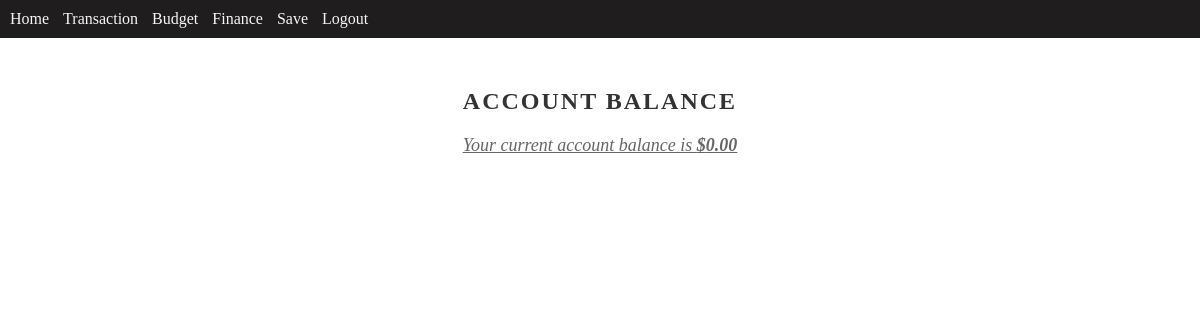
Page / (signed in) on the earlier database version.
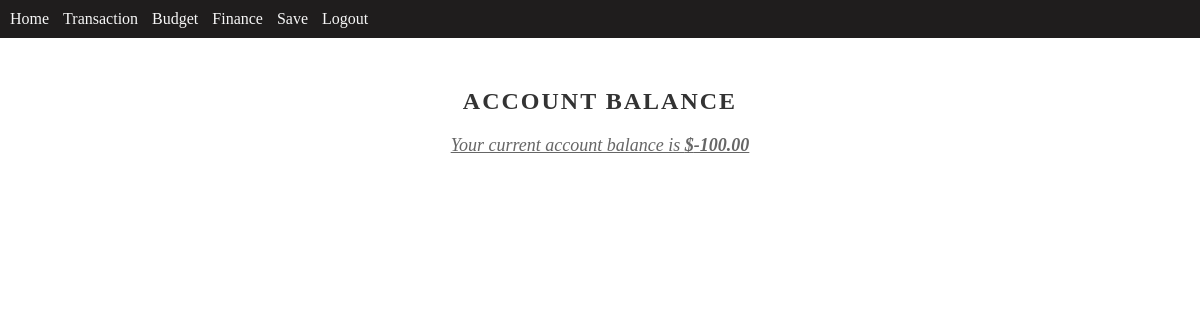
Same page on the later database version.
### user/models.py (models this page shows, shortened)
class CustomUser(AbstractUser):
    is_active = models.BooleanField(default=True)
    balance = models.DecimalField(max_digits=20, decimal_places=2, default=0)
    objects = UserManager()

### frontend/views.py (the view)
# urls.py: path('', views.index, name='home'),
@login_required(login_url='/log/')
def index(request):
    return render(request, 'balance.html', {'balance': request.user.balance})

### frontend/templates/balance.html (shortened to what this page needs)
{% extends 'base.html' %}
{% load static %}
{% block extra %}
    <link rel="stylesheet" href="{% static 'css/balance.css' %}">
{% endblock %}
{% block content %}
    <h1 class="balance-heading">Account Balance</h1>
    <p class="balance-amount">Your current account balance is <b> ${{ balance }} </b> </p>
{% endblock %}

Differences in the rows shown:
changed CustomUser: balance "0.00" → "-100.00"
